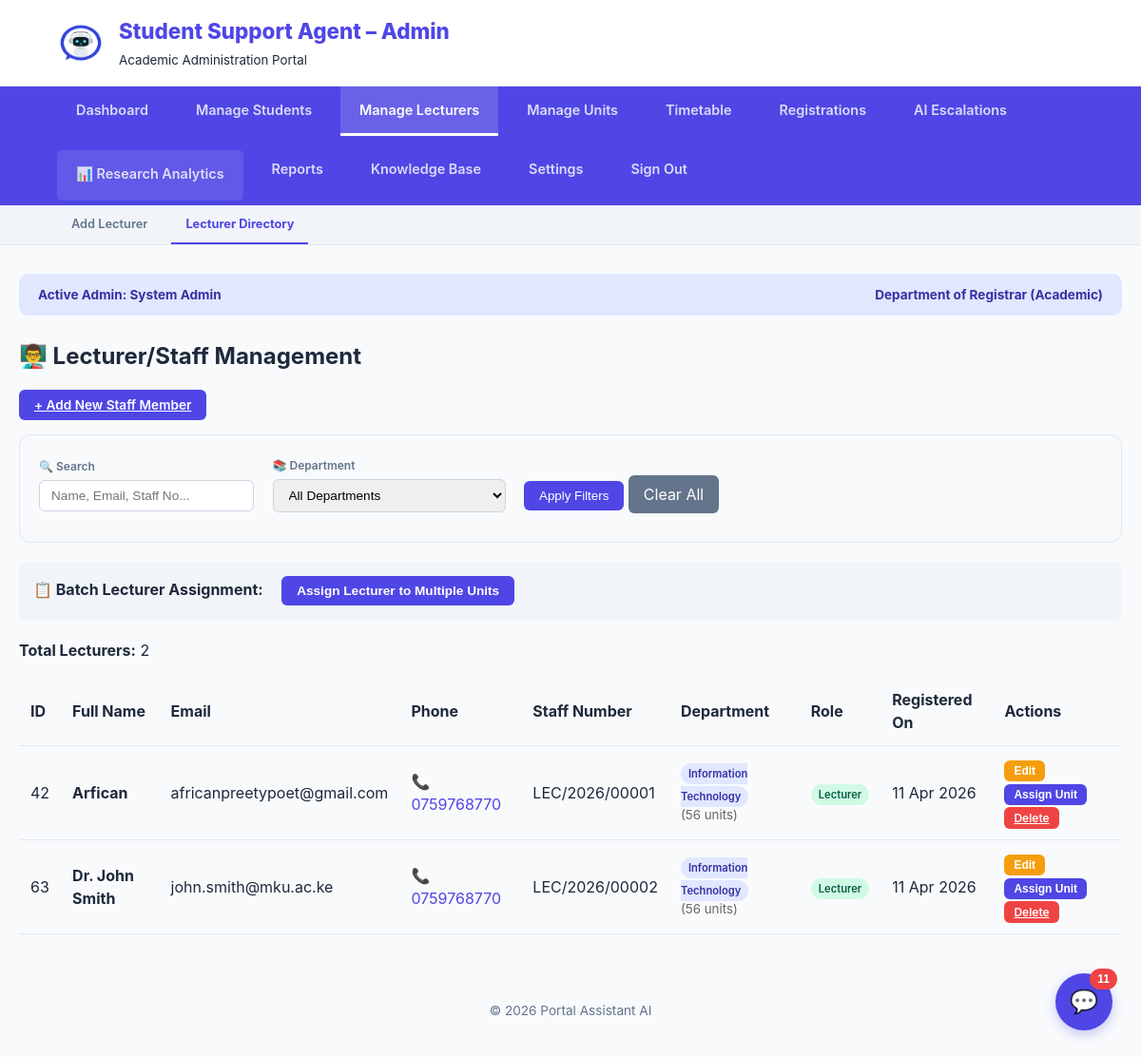
The app's page /Admin/Admin-index.php?section=lecturers (signed in), older data.
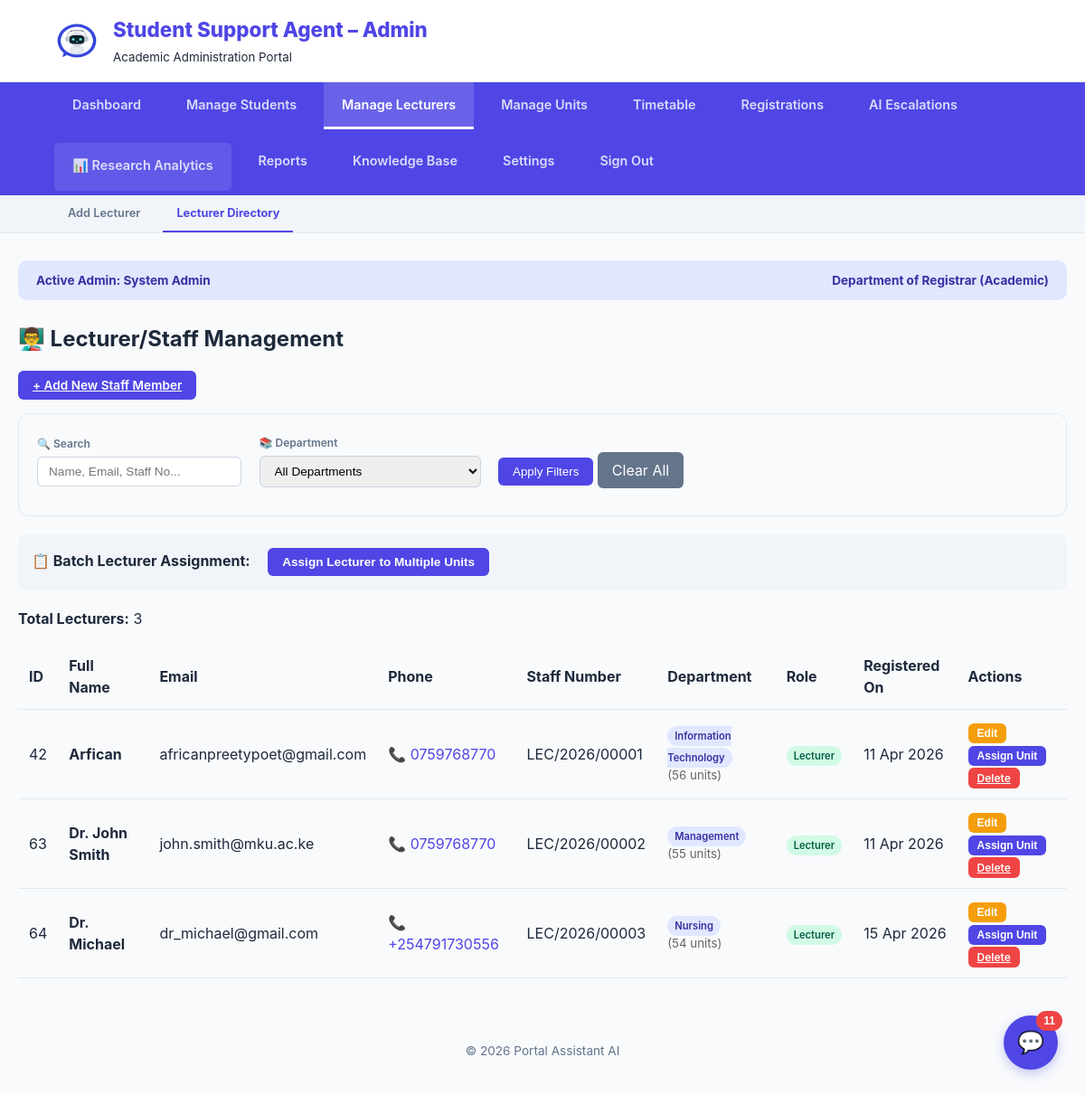
The same page, newer data.
### tables this page shows
CREATE TABLE `users` (
  `id` int(11) NOT NULL,
  `full_name` varchar(100) NOT NULL,
  `reg_number` varchar(50) NOT NULL,
  `email` varchar(100) NOT NULL,
  `password` varchar(255) NOT NULL,
  `password_changed` tinyint(1) NOT NULL DEFAULT 0,
  `role` enum('student','admin','lecturer') NOT NULL DEFAULT 'student',
  `department` varchar(100) NOT NULL,
  `phone` varchar(20) DEFAULT NULL,
  `created_at` timestamp NOT NULL DEFAULT current_timestamp(),
  `survey_done` tinyint(1) DEFAULT 0
);

### Admin/view_lecturers.php (the view, shortened to what this page needs)
<?php
$search = isset($_GET['search']) ? mysqli_real_escape_string($conn, $_GET['search']) : '';
$query = "SELECT id, full_name, email, reg_number, department, phone, role, created_at
          FROM users
          WHERE role = 'lecturer'";
$query .= " ORDER BY full_name";
$result = mysqli_query($conn, $query);
?>
<h2>👨‍🏫 Lecturer/Staff Management</h2>
<div style="margin-bottom: 20px;">
    <a href="Admin-index.php?section=add_lecturer" class="btn btn-primary">+ Add New Staff Member</a>
</div>
<div class="filter-bar">
    <form method="GET" action="Admin-index.php">
        <div class="filter-group">
            <label>🔍 Search</label>
            <input type="text" name="search" placeholder="Name, Email, Staff No..." value="<?php echo htmlspecialchars($search); ?>">
        </div>
        <div class="filter-group">
            <label>📚 Department</label>
            <select name="department">
                <option value="">All Departments</option>
            </select>
        </div>
        <div class="filter-group">
            <button type="submit" class="btn-filter">Apply Filters</button>
            <a href="Admin-index.php?section=lecturers" class="btn-clear">Clear All</a>
        </div>
    </form>
</div>
<div class="batch-actions">
    <strong>📋 Batch Lecturer Assignment:</strong>
    <button onclick="openAssignmentModal()" class="btn btn-primary" style="margin-left: 15px;">Assign Lecturer to Multiple Units</button>
</div>
<?php if (mysqli_num_rows($result) == 0): ?>
    <div class="alert" style="background: #fef3c7; color: #92400e; padding: 20px; border-radius: 8px; border-left: 4px solid #f59e0b;">
        <strong>⚠️ No lecturers found!</strong><br><br>
        <p>You haven't added any lecturers yet. Click the <strong>"Add New Staff Member"</strong> button above to add your first lecturer.</p>
    </div>
<?php else: ?>
    <p><strong>Total Lecturers:</strong> <?php echo mysqli_num_rows($result); ?></p>
    <table class="data-table">
        <thead>
            <tr>
                <th>ID</th>
                <th>Full Name</th>
                <th>Email</th>
                <th>Phone</th>
                <th>Staff Number</th>
                <th>Department</th>
                <th>Role</th>
                <th>Registered On</th>
                <th>Actions</th>
            </tr>
        </thead>
        <tbody>
            <?php while($row = mysqli_fetch_assoc($result)): ?>
            <?php
            $dept_units_query = "SELECT COUNT(*) as count FROM academic_workload WHERE department = '{$row['department']}'";
            $dept_units_result = mysqli_query($conn, $dept_units_query);
            $dept_units = mysqli_fetch_assoc($dept_units_result);
            ?>
            <tr>
                <td><?php echo $row['id']; ?></td>
                <td><strong><?php echo htmlspecialchars($row['full_name']); ?></strong></td>
                <td><?php echo htmlspecialchars($row['email']); ?></td>
                <td>
                    <?php if(!empty($row['phone'])): ?>
                        <a href="tel:<?php echo $row['phone']; ?>" style="text-decoration: none; color: #4f46e5;">
                            📞 <?php echo htmlspecialchars($row['phone']); ?>
                        </a>
                    <?php else: ?>
                        <span style="color: #999;">Not provided</span>
                    <?php endif; ?>
                </td>
                <td><?php echo htmlspecialchars($row['reg_number']); ?></td>
                <td>
                    <span class="status-badge" style="background: #e0e7ff; color: #3730a3;">
                        <?php echo htmlspecialchars($row['department'] ?? 'Not Assigned'); ?>
                    </span>
                    <small style="display: block; color: #666;">(<?php echo $dept_units['count']; ?> units)</small>
                </td>
                <td>
                    <span class="status-badge" style="background: #d1fae5; color: #065f46;">
                        <?php echo ucfirst($row['role']); ?>
                    </span>
                </td>
                <td><?php echo date('d M Y', strtotime($row['created_at'])); ?></td>
                <td>
                    <button class="btn btn-warning btn-sm" onclick="editUser(<?php echo $row['id']; ?>)">Edit</button>
                    <button class="btn btn-primary btn-sm" onclick="assignUnitToLecturer(<?php echo $row['id']; ?>, '<?php echo addslashes($row['full_name']); ?>', '<?php echo addslashes($row['department']); ?>')">Assign Unit</button>
                    <a href="?section=lecturers&delete_id=<?php echo $row['id']; ?>"
                       class="btn btn-danger btn-sm"
                       onclick="return confirm('Are you sure you want to delete <?php echo addslashes($row['full_name']); ?>?')">Delete</a>
                 </td>
             </tr>
            <?php endwhile; ?>
        </tbody>
    </table>
<?php endif; ?>

Row changes from the older to the newer data that the page shows:
changed users "Dr. John Smith": department "Information Technology" → "Management"; count "56" → "55"
added users: id "64", full_name "Dr. Michael", email "dr_michael@gmail.com", phone "+254791730556", reg_number "LEC/2026/00003", department "Nursing", count "54", role "Lecturer", created_at "15 Apr 2026"
Text that changed along with them:
mysqli_num_rows($result): "2" → "3"
